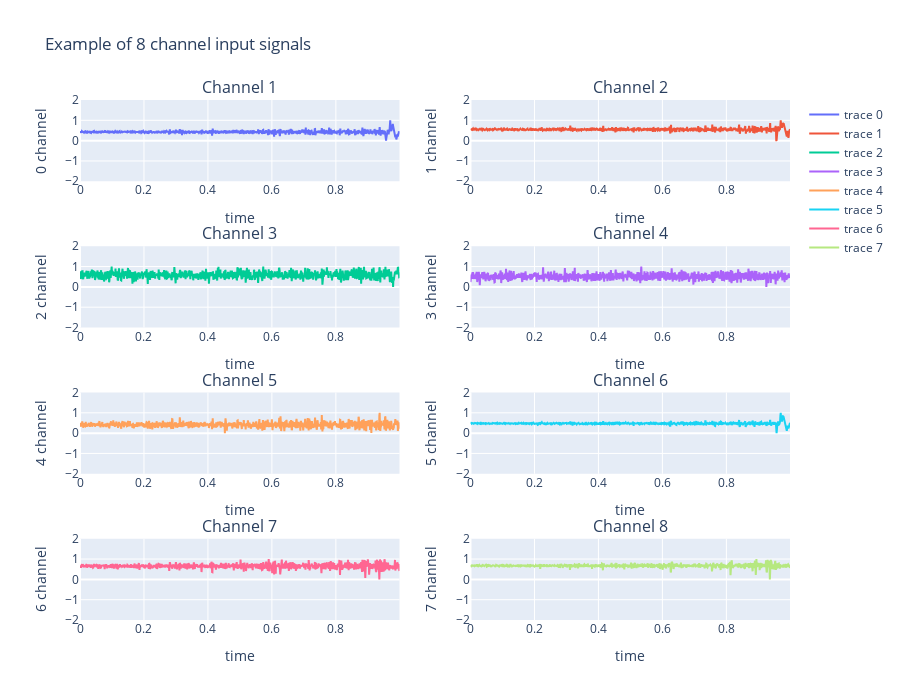

Notebook code cell kept with this figure:
### Code cell
from data_transform import wavelet_transform

wave_trans_list,labels=wavelet_transform(li)

ploting_channels(wave_trans_list[0],2)

### Figure 1 — Plotly figure (JSON) as saved in the notebook; plotly's stock layout.template omitted (floating-point values rounded to 4 significant figures; data arrays with more than 128 entries replaced by an {"elided": "..."} marker saying what was removed)
{"data": [{"type": "scatter", "x": {"elided": "1000 float values"}, "xaxis": "x", "y": {"elided": "1000 float values"}, "yaxis": "y"}, {"type": "scatter", "x": {"elided": "1000 float values"}, "xaxis": "x2", "y": {"elided": "1000 float values"}, "yaxis": "y2"}, {"type": "scatter", "x": {"elided": "1000 float values"}, "xaxis": "x3", "y": {"elided": "1000 float values"}, "yaxis": "y3"}, {"type": "scatter", "x": {"elided": "1000 float values"}, "xaxis": "x4", "y": {"elided": "1000 float values"}, "yaxis": "y4"}, {"type": "scatter", "x": {"elided": "1000 float values"}, "xaxis": "x5", "y": {"elided": "1000 float values"}, "yaxis": "y5"}, {"type": "scatter", "x": {"elided": "1000 float values"}, "xaxis": "x6", "y": {"elided": "1000 float values"}, "yaxis": "y6"}, {"type": "scatter", "x": {"elided": "1000 float values"}, "xaxis": "x7", "y": {"elided": "1000 float values"}, "yaxis": "y7"}, {"type": "scatter", "x": {"elided": "1000 float values"}, "xaxis": "x8", "y": {"elided": "1000 float values"}, "yaxis": "y8"}], "layout": {"annotations": [{"font": {"size": 16}, "showarrow": false, "text": "Channel 1", "x": 0.225, "xanchor": "center", "xref": "paper", "y": 1, "yanchor": "bottom", "yref": "paper"}, {"font": {"size": 16}, "showarrow": false, "text": "Channel 2", "x": 0.775, "xanchor": "center", "xref": "paper", "y": 1, "yanchor": "bottom", "yref": "paper"}, {"font": {"size": 16}, "showarrow": false, "text": "Channel 3", "x": 0.225, "xanchor": "center", "xref": "paper", "y": 0.7188, "yanchor": "bottom", "yref": "paper"}, {"font": {"size": 16}, "showarrow": false, "text": "Channel 4", "x": 0.775, "xanchor": "center", "xref": "paper", "y": 0.7188, "yanchor": "bottom", "yref": "paper"}, {"font": {"size": 16}, "showarrow": false, "text": "Channel 5", "x": 0.225, "xanchor": "center", "xref": "paper", "y": 0.4375, "yanchor": "bottom", "yref": "paper"}, {"font": {"size": 16}, "showarrow": false, "text": "Channel 6", "x": 0.775, "xanchor": "center", "xref": "paper", "y": 0.4375, "yanchor": "bottom", "yref": "paper"}, {"font": {"size": 16}, "showarrow": false, "text": "Channel 7", "x": 0.225, "xanchor": "center", "xref": "paper", "y": 0.1562, "yanchor": "bottom", "yref": "paper"}, {"font": {"size": 16}, "showarrow": false, "text": "Channel 8", "x": 0.775, "xanchor": "center", "xref": "paper", "y": 0.1562, "yanchor": "bottom", "yref": "paper"}], "height": 700, "title": {"text": "Example of 8 channel input signals"}, "xaxis": {"anchor": "y", "domain": [0, 0.45], "title": {"text": "time"}}, "xaxis2": {"anchor": "y2", "domain": [0.55, 1], "title": {"text": "time"}}, "xaxis3": {"anchor": "y3", "domain": [0, 0.45], "title": {"text": "time"}}, "xaxis4": {"anchor": "y4", "domain": [0.55, 1], "title": {"text": "time"}}, "xaxis5": {"anchor": "y5", "domain": [0, 0.45], "title": {"text": "time"}}, "xaxis6": {"anchor": "y6", "domain": [0.55, 1], "title": {"text": "time"}}, "xaxis7": {"anchor": "y7", "domain": [0, 0.45], "title": {"text": "time"}}, "xaxis8": {"anchor": "y8", "domain": [0.55, 1], "title": {"text": "time"}}, "yaxis": {"anchor": "x", "domain": [0.8438, 1], "range": [-2, 2], "title": {"text": "0 channel"}}, "yaxis2": {"anchor": "x2", "domain": [0.8438, 1], "range": [-2, 2], "title": {"text": "1 channel"}}, "yaxis3": {"anchor": "x3", "domain": [0.5625, 0.7188], "range": [-2, 2], "title": {"text": "2 channel"}}, "yaxis4": {"anchor": "x4", "domain": [0.5625, 0.7188], "range": [-2, 2], "title": {"text": "3 channel"}}, "yaxis5": {"anchor": "x5", "domain": [0.2812, 0.4375], "range": [-2, 2], "title": {"text": "4 channel"}}, "yaxis6": {"anchor": "x6", "domain": [0.2812, 0.4375], "range": [-2, 2], "title": {"text": "5 channel"}}, "yaxis7": {"anchor": "x7", "domain": [0, 0.1562], "range": [-2, 2], "title": {"text": "6 channel"}}, "yaxis8": {"anchor": "x8", "domain": [0, 0.1562], "range": [-2, 2], "title": {"text": "7 channel"}}}}
